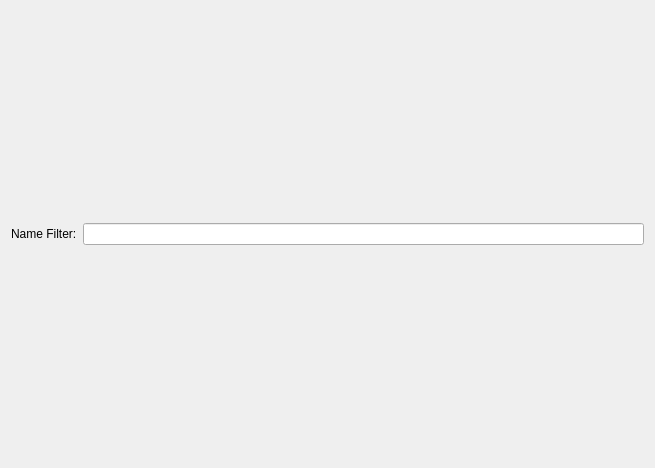
<?xml version="1.0" encoding="UTF-8"?>
<ui version="4.0">
 <class>Dialog</class>
 <widget class="QDialog" name="Dialog">
  <property name="geometry">
   <rect>
    <x>0</x>
    <y>0</y>
    <width>655</width>
    <height>468</height>
   </rect>
  </property>
  <property name="sizePolicy">
   <sizepolicy hsizetype="MinimumExpanding" vsizetype="MinimumExpanding">
    <horstretch>0</horstretch>
    <verstretch>0</verstretch>
   </sizepolicy>
  </property>
  <property name="windowTitle">
   <string>Dialog</string>
  </property>
  <layout class="QVBoxLayout" name="verticalLayout">
   <item>
    <layout class="QHBoxLayout" name="horizontalLayout">
     <item>
      <widget class="QLabel" name="nameLabel">
       <property name="text">
        <string>Name Filter:</string>
       </property>
      </widget>
     </item>
     <item>
      <widget class="QLineEdit" name="nameLineEdit"/>
     </item>
    </layout>
   </item>
  </layout>
 </widget>
 <resources/>
 <connections/>
</ui>
